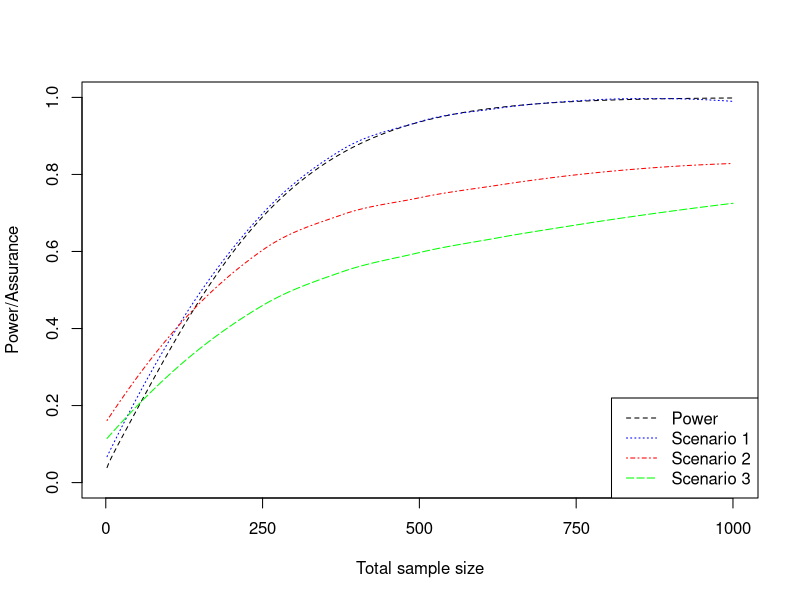

Write R code to recreate this figure.
## ---- chunk 1
knitr::opts_chunk$set(echo = TRUE)
library(knitr)
library(tidyverse)
library(RColorBrewer)
## ---- chunk 2
my_tbl <- tibble::tribble(
  ~"", ~RaisedcTni, ~Not.RaisedcTni, ~Total,
                          "Treatment",          31,              47,     78,
                            "Control",          23,              40,     63,
                              "Total",          54,              87,    141
  )

require(knitr)
kable(my_tbl, digits = 3, row.names = FALSE, align = "c",
              caption = NULL)

## ---- chunk 3
MoxonidineData <- data.frame(RaisedcTni = c(23, 31), NotRaisedcTni = c(40, 47), 
                             row.names = c("Control", "Treatment"))
chisq.test(MoxonidineData, correct = F)
## ---- chunk 4
estBetaParams <- function(mu, var) {
  alpha <- ((1 - mu) / var - 1 / mu) * mu ^ 2
  beta <- alpha * (1 / mu - 1)
  return(params = list(alpha = alpha, beta = beta))
}
  
estBetaParams(0.45, 0.1^2)

## ---- chunk 5

N1vec <- seq(1,500)
N2vec <- seq(1,500)
powervec <- vector(length = 500)
for (i in 1:500){
  power <- power.prop.test(n=N1vec[i],p1=0.45,p2=0.3)
  powervec[i] <- power$power
}

plot(powervec, type = "l", ylim = c(0,1), xaxt = "n", xlab = "Total sample size", ylab = "Power/Assurance", lty=2)
axis(1, at = seq(0, 500,by = 125), labels = seq(0, 1000, by = 250))

assurancefunc <- function(n1, n2, m, v){
  n <- 10e1
  zvec <- vector(length=n)
  for (i in 1:n){
    theta1 <- rbeta(1, 10.7, 13.1) #Control
    rho <- rnorm(1, m, sd = sqrt(v))
    theta2 <- theta1 - rho #Treatment
    if (theta2 <0 ){
      zvec[i] <- NA
    } else {
      control <- rbinom(1, n1, theta1)
      treatment <- rbinom(1, n2, theta2)
      MoxonidineData <- data.frame(RaisedcTni = c(control, treatment),
              NotRaisedcTni = c(n1 - control, n2 - treatment), row.names = c("Control", "Treatment"))
      test <- chisq.test(MoxonidineData, correct = F)
      zvec[i] <- test$p.value < 0.05
    }
  }
  zvec <-  na.omit(zvec)
  mean(zvec)
}

#Scenario 1
ass1 <- vector(length = 500)
for (i in 1:500){
  ass1[i] <- assurancefunc(N1vec[i], N2vec[i], m = 0.15, v = 0.0001)
}
lo1 <- loess(ass1~N1vec)
lines(predict(lo1), lty=3, col="blue")


#Scenario 2
ass2 <- vector(length = 500)
for (i in 1:500){
  ass2[i] <- assurancefunc(N1vec[i], N2vec[i], m = 0.15, v = 0.01)
}
lo2 <- loess(ass2~N1vec)
lines(predict(lo2), lty=4, col="red")


#Scenario 3
ass3 <- vector(length = 500)
for (i in 1:500){
  ass3[i] <- assurancefunc(N1vec[i], N2vec[i], m = 0.1, v  = 0.01)
}

lo3 <- loess(ass3~N1vec)
lines(predict(lo3), lty=5, col="green")

legend("bottomright", legend = c("Power", "Scenario 1", "Scenario 2", "Scenario 3"), 
       col=c("black", "blue", "red", "green"), lty=2:5)
